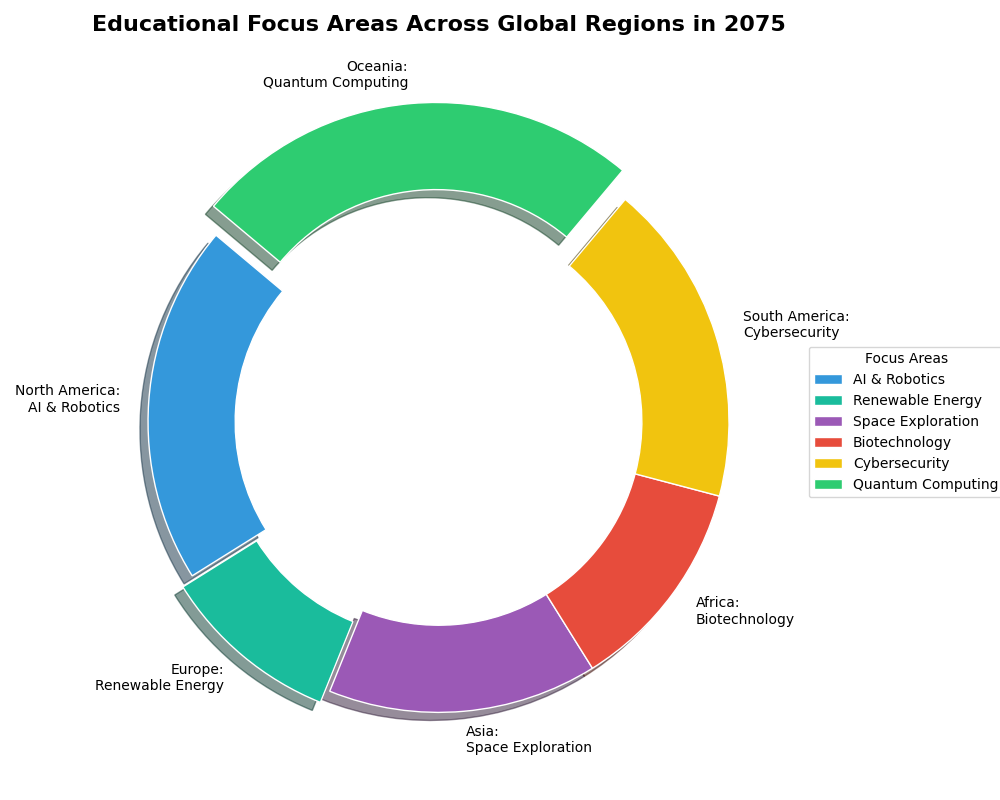

Here is the Python script that generated this plot:
import matplotlib.pyplot as plt
import numpy as np

# Data for educational focuses in different regions
regions = ['North America', 'Europe', 'Asia', 'Africa', 'South America', 'Oceania']
educational_focuses = ['AI & Robotics', 'Renewable Energy', 'Space Exploration', 'Biotechnology', 'Cybersecurity', 'Quantum Computing']
percentages = [20, 10, 15, 12, 18, 25]

# New colors for each sector
colors = ['#3498DB', '#1ABC9C', '#9B59B6', '#E74C3C', '#F1C40F', '#2ECC71']

# Exploding the largest and smallest sectors for emphasis
explode = [0.1 if perc == max(percentages) else 0.05 if perc == min(percentages) else 0 for perc in percentages]

# Create a figure and a single subplot
fig, ax = plt.subplots(figsize=(10, 8), subplot_kw=dict(aspect="equal"))

# Pie chart plotting
wedges, texts, autotexts = ax.pie(
    percentages,
    explode=explode,
    colors=colors,
    autopct='%1.1f%%',
    startangle=140,
    wedgeprops=dict(width=0.3, edgecolor='w'),
    shadow=True
)

# Annotating each wedge with the region labels
for i, text in enumerate(texts):
    txt = f"{regions[i]}:\n{educational_focuses[i]}"
    text.set_text(txt)
    text.set_size(10)
    text.set_color('black')

# Customizing the inner text percentages
plt.setp(autotexts, size=12, weight='bold', color='white')

# Adding center circle for the donut shape
centre_circle = plt.Circle((0,0), 0.70, fc='white')
ax.add_artist(centre_circle)

# Title and context settings
ax.set_title("Educational Focus Areas Across Global Regions in 2075", fontsize=16, fontweight='bold', pad=20)

# Legend settings
ax.legend(wedges, educational_focuses, title="Focus Areas", loc="center left", bbox_to_anchor=(1, 0, 0.5, 1))

# Ensuring the layout is tight and neat
plt.tight_layout()

# Displaying the chart
plt.show()
